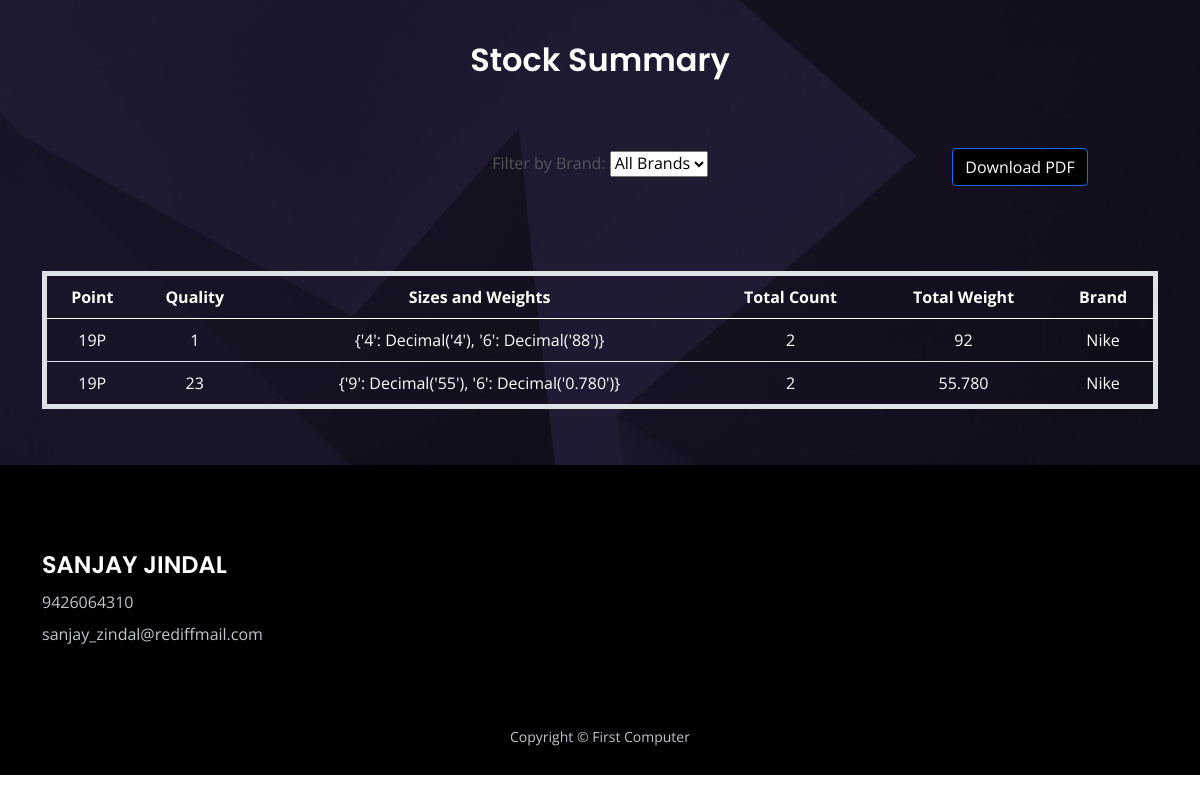
/stock_summary/ (signed in), run on the app's committed database.
### app/models.py (models this page shows)
class Point(models.Model):
    user = models.ForeignKey(User, on_delete=models.CASCADE, blank=True, null=True)  # Add this field
    point = models.CharField(max_length=100)
    def __str__(self):
        return self.point

class Quality(models.Model):
    user = models.ForeignKey(User, on_delete=models.CASCADE, blank=True, null=True)  # Add this field
    quality_no = models.CharField(max_length=100)
    def __str__(self):
        return self.quality_no

class Brand(models.Model):
    user = models.ForeignKey(User, on_delete=models.CASCADE, blank=True, null=True)  # Add this field
    brand = models.CharField(max_length=100)
    def __str__(self):
        return self.brand

### app/report.py (the view)
# urls.py: path('stock_summary/', report.stock_summary, name='stock_summary'),
@login_required
def stock_summary(request):
    packings = Packing.objects.prefetch_related('bundles').filter(user=request.user).all()
    brands = Brand.objects.filter(user=request.user)
    grouped_data = {}
    for packing in packings:
        for bundle in packing.bundles.all():
            key = (packing.point, packing.quality, packing.brand.brand)
            if key not in grouped_data:
                grouped_data[key] = {
                    'point': packing.point,
                    'quality': packing.quality,
                    'sizes_weights': {},
                    'count': 0,
                    'total_weight': Decimal(0),
                    'brand': packing.brand.brand,
                }
            size = bundle.sizes
            weight = Decimal(bundle.weight)
            if size in grouped_data[key]['sizes_weights']:
                grouped_data[key]['sizes_weights'][size] += weight
            else:
                grouped_data[key]['sizes_weights'][size] = weight
            grouped_data[key]['count'] += 1
            grouped_data[key]['total_weight'] += weight
    grouped_data_list = list(grouped_data.values())
    return render(request, 'report/stock_summary.html', {'packings': grouped_data_list, 'brands': brands})

### app/templates/report/stock_summary.html (shortened to what this page needs)
{% load static %}
<!DOCTYPE html>
<html lang="en">
<head>
    <link href="{% static 'css/bootstrap.min.css' %}" rel="stylesheet">
    <link href="{% static 'css/fontawesome-all.min.css' %}" rel="stylesheet">
    <link href="{% static 'css/swiper.css' %}" rel="stylesheet">
    <link href="{% static 'css/styles.css' %}" rel="stylesheet">
</head>
<body>
    <div id="contact" class="form-1">
        <div class="container">
            <h2 class="h2-heading">Stock Summary</h2>
            <br><br>
            <div class="brand-filter" style="position: relative;">
                <label for="brandFilter">Filter by Brand:</label>
                <select id="brandFilter" onchange="filterByBrand(this.value)">
                    <option value="">All Brands</option>
                </select>
            </div>
            <br>
            <button id="downloadPdf" class="btn btn-primary" style="position:relative; left:420px; top:-60px;">Download PDF</button>
            <div class="table-responsive">
                <table class="table table-striped" id="packingTable">
                    <thead>
                        <tr>
                            <th>Point</th>
                            <th>Quality</th>
                            <th>Sizes and Weights</th>
                            <th>Total Count</th>
                            <th>Total Weight</th>
                            <th>Brand</th>
                        </tr>
                    </thead>
                    <tbody>
                        {% for item in packings %}
                        <tr>
                            <td>{{ item.point }}</td>
                            <td>{{ item.quality }}</td>
                            <td>{{ item.sizes_weights }}</td>
                            <td>{{ item.count }}</td>
                            <td>{{ item.total_weight }}</td>
                            <td>{{ item.brand }}</td>
                        </tr>
                        {% endfor %}
                    </tbody>
                </table>
            </div>
        </div>
    </div>
    <div class="footer">
        <div class="container">
            <div class="row">
                <div class="col-lg-12">
                    <div class="footer-col second">
                        <h4 style="color:white"><br><br>SANJAY JINDAL</h4>
                        <ul class="list-unstyled li-space-lg p-big">
                            <li>9426064310</li>
                            <li>sanjay_zindal@rediffmail.com</li>
                        </ul>
                    </div>
                </div>
            </div>
        </div>
    </div>
    <div class="copyright">
        <div class="container">
            <div class="row">
                <div class="col-lg-12">
                    <p class="p-small">Copyright © First Computer</p>
                </div>
            </div>
        </div>
    </div>
</body>
</html>

### app/static/css/styles.css (style rules this page uses)
body, html { width: 100%; height: 100%; }
body, p { color: #53575a; font: 400 1rem/1.625rem "Open Sans", sans-serif; }
h2 { color: #2b2b4f; font-weight: 600; font-size: 2rem; line-height: 2.5rem; font-family: "Poppins" }
h4 { color: #2b2b4f; font-weight: 600; font-size: 1.5rem; line-height: 2rem; font-family: "Poppins" }
.p-small { font-size: 0.875rem; line-height: 1.5rem; }
.li-space-lg li { margin-bottom: 0.5rem; }
.form-1 { padding-top: 9.5rem; padding-bottom: 8.75rem; background: url('../images/contact-background.jpg') center center no-repeat; background-size: cover; text-align: center; }
.form-1 .h2-heading { margin-bottom: 1.125rem; color: #ffffff; }
.footer { padding-top: 6.5rem; padding-bottom: 2rem; background-color: #121015; }
.footer .footer-col { margin-bottom: 3rem; }
.footer p, .footer a, .footer ul { color: #bfc4cd; }
.footer .li-space-lg li { margin-bottom: 0.375rem; }
.copyright { padding-bottom: 1rem; background-color: #121015; text-align: center; }
.copyright p, .copyright a { color: #bfc4cd; text-decoration: none; }
@media (min-width: 992px) { .h2-heading { width: 35.25rem; margin-right: auto; margin-left: auto; } }
@media (min-width: 992px) { .footer .footer-col { margin-bottom: 2rem; } }
@media (min-width: 992px) { .footer .footer-col.second { display: inline-block; width: 320px; margin-right: 1.75rem; vertical-align: top; } }
@media (min-width: 1200px) { .container { max-width: 1140px; } }
@media (min-width: 1200px) { .footer .footer-col.second { margin-right: 6.5rem; } }

### app/templates/report/stock_summary.html (style rules this page uses)
.form-1 { padding: 40px 0; }
.h2-heading { margin-bottom: 30px; }
.btn { margin: 5px; }
.footer { background-color: #000; color: white; padding: 20px 0; }
.footer-col { margin-bottom: 20px; }
.copyright { background-color: #000; color: white; padding: 10px 0; }
.table-responsive { margin-top: 20px; }
table { color: white; border: 5px solid white; }
th, td { color: white !important; }
.btn-primary { background-color: black; }

### data on the page
Point: point "19P", quality "1", sizes_weights "{'4': Decimal('4'), '6': Decimal('88')}", count "2", total_weight "92", brand "Nike", quality "23", sizes_weights "{'9': Decimal('55'), '6': Decimal('0.780')}", total_weight "55.780"
